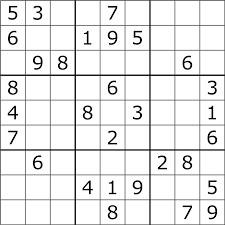
#> input picture sudoku.png, 225 x 225 px
$ python process.py
#> lines starting #> are read from the running program, lines starting #| are printed output that depends on the picture; after the words box and inside, x2 and y2 are one past the last pixel; in counts of white or black regions, pixels touching at a corner belong together
import cv2
import numpy as np


cv_image=cv2.imread('sudoku.png',1)
#> cv_image is the input picture: shape (225, 225, 3); min 0, max 255, mean 233.5

cv2.imshow("Original_Image", cv_image)
cv2.waitKey(3)

# Convert the image to gray scale
gray = cv2.cvtColor(cv_image,cv2.COLOR_BGR2GRAY)  # Convert to grascale image
cv2.imshow("Gray_Image", gray)
cv2.waitKey(3)

# Convert the image to binary with edges detected
lower_threshold = 0 # TODO: Modify this.
upper_threshold = 1500 # TODO: Modify this.
edges = cv2.Canny(gray,lower_threshold,upper_threshold,apertureSize = 3)   # Canny edge detector to make it easier for hough transform to "agree" on lines
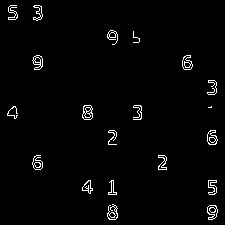
#> edges: shape (225, 225); 2.1% white in thin lines or dots, all inside (x1, y1, x2, y2) = (7, 5, 218, 220)
#cv2.imshow("Canny_Image", edges)
#cv2.waitKey(3)

min_intersections = 10000  # TODO: Play with this parameter to change sensitivity.
lines = cv2.HoughLines(edges,1,np.pi/180,min_intersections)     # Run Hough Transform
#> lines = None
#> (the run stopped early here; a loop or call above may not have finished)
